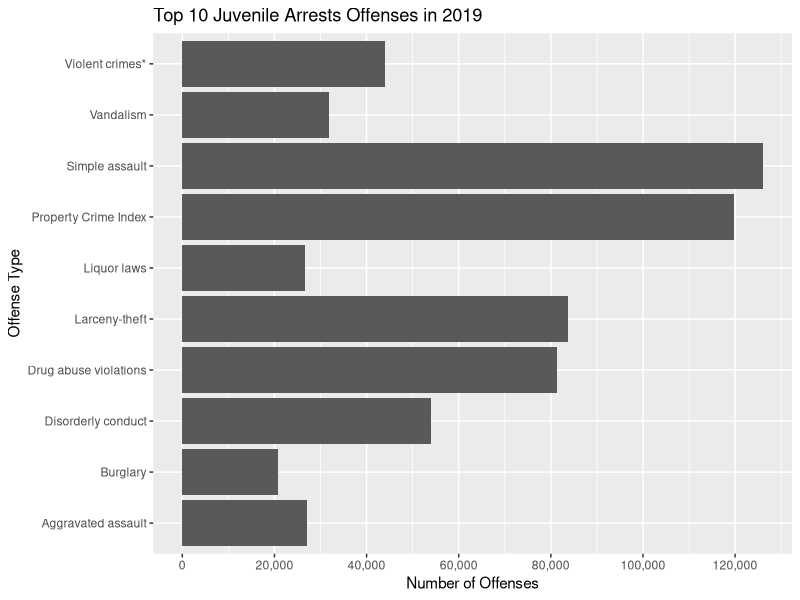

R code for this plot:
library(tidyverse)
library(ggplot2)
library(scales)

arrests <- read.csv("juv_offenses.csv", stringsAsFactors = F, check.names = F)

# Get the top ten offenses excluding the total and other offenses
top_10 <- arrests %>%
  top_n(12, wt = `0 to 17`) %>%
  arrange(-`0 to 17`)

top_10 <- top_10[-c(1, 2), ]

# Get the most frequent juvenile offense type
leading_offense <- top_10 %>%
  filter(`0 to 17` == max(`0 to 17`)) %>%
  pull(Offenses)

leading_num <- top_10 %>%
  filter(`0 to 17` == max(`0 to 17`)) %>%
  pull(`0 to 17`)

# Get the second most frequent juvenile offense type
second_highest <- top_10[-1, ] %>%
  filter(`0 to 17` == max(`0 to 17`)) %>%
  pull(Offenses)

second_num <- top_10[-1, ] %>%
  filter(`0 to 17` == max(`0 to 17`)) %>%
  pull(`0 to 17`)

# Plot a bar graph of the top juvenile offenses
bar_chart <- ggplot(data = top_10) +
  geom_col(mapping = aes(x = Offenses, y = `0 to 17`)) +
  scale_y_continuous(labels = comma, n.breaks = 10) +
  labs(
    title = "Top 10 Juvenile Arrests Offenses in 2019",
    x = "Offense Type",
    y = "Number of Offenses"
  ) +
  coord_flip()
